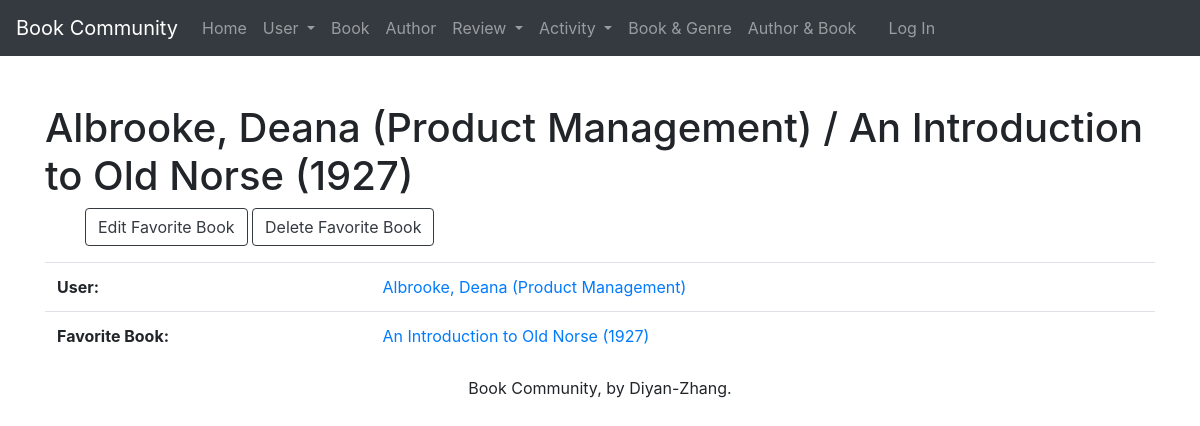
The page /favorite_book/8/ (signed in) on the database its author committed.
### webinfo/models.py (models this page shows, shortened)
class Like(models.Model):
    like_id = models.AutoField(primary_key=True)
    user = models.ForeignKey(SystemUser, related_name='likes', on_delete=models.PROTECT)
    book = models.ForeignKey(Book, related_name='likes', on_delete=models.PROTECT)
    def __str__(self):
        return '%s / %s' % (self.user, self.book)
    def get_update_url(self):
        return reverse('webinfo_like_update_urlpattern',
                       kwargs={'pk': self.pk}
                       )
    def get_delete_url(self):
        return reverse('webinfo_like_delete_urlpattern',
                       kwargs={'pk': self.pk}
                       )
    class Meta:
        ordering = ['user', 'book']
        constraints = [
            UniqueConstraint(fields=['user', 'book'],
                             name='unique_like')
        ]

class SystemUser(models.Model):
    systemuser_id = models.AutoField(primary_key=True)
    first_name = models.CharField(max_length=45)
    last_name = models.CharField(max_length=45)
    disambiguator = models.CharField(max_length=45, blank=True, default='')
    def __str__(self):
        result = ''
        if self.disambiguator == '':
            result = '%s, %s' % (self.last_name, self.first_name)
        else:
            result = '%s, %s (%s)' % (self.last_name, self.first_name, self.disambiguator)
        return result
    def get_absolute_url(self):
        return reverse('webinfo_user_detail_urlpattern',
                       kwargs={'pk': self.pk}
                       )
    class Meta:
        ordering = ['last_name', 'first_name', 'disambiguator']
        constraints = [
            UniqueConstraint(fields=['last_name', 'first_name', 'disambiguator'],
                             name='unique_systemuser')
        ]

class Book(models.Model):
    book_id = models.AutoField(primary_key=True)
    book_name = models.CharField(max_length=225)
    textbook_or_not = models.BooleanField(default=False)
    year = models.ForeignKey(Year, related_name='books', on_delete=models.PROTECT)
    publisher = models.ForeignKey(Publisher, related_name='books', on_delete=models.PROTECT)
    def __str__(self):
        return '%s (%s)' % (self.book_name, self.year.year)
    def get_absolute_url(self):
        return reverse('webinfo_book_detail_urlpattern',
                       kwargs={'pk': self.pk}
                       )
    class Meta:
        ordering = ['book_name', 'year', 'publisher']
        constraints = [
            UniqueConstraint(fields=['book_name', 'year', 'publisher'], name='unique_book')
        ]

class Year(models.Model):
    year_id = models.AutoField(primary_key=True)
    year = models.IntegerField(unique=True)
    class Meta:
        ordering = ['year']

### webinfo/views.py (the view)
class LikeDetail(LoginRequiredMixin, PermissionRequiredMixin, DetailView):
    model = Like
    permission_required = 'webinfo.view_like'
    def get_context_data(self, **kwargs):
        context = super(DetailView, self).get_context_data(**kwargs)
        like = self.get_object()
        user = like.user
        book = like.book
        context['user'] = user
        context['book'] = book
        return context

### webinfo/templates/webinfo/like_detail.html (shortened to what this page needs)
{% extends 'webinfo/base.html' %}
{% block content %}
    <h1 class="mt-5">{{ like }}</h1>
    <ul>
        {% if perms.webinfo.change_like %}
            <a href="{{ like.get_update_url }}" class="btn btn-outline-dark">
                Edit Favorite Book</a>
        {% endif %}
        {% if perms.webinfo.delete_like %}
            <a href="{{ like.get_delete_url }}" class="btn btn-outline-dark">
                Delete Favorite Book</a>
        {% endif %}
    </ul>
    <section>
        <p class="lead">
            <table class="table table-hover">
                <tbody>
                    <tr>
                        <th scope="row">User:</th>
                        <td><a href="{{ user.get_absolute_url }}">{{ user }}</a></td>
                    </tr>
                    <tr>
                        <th scope="row">Favorite Book:</th>
                        <td><a href="{{ book.get_absolute_url }}">{{ book }}</a></td>
                    </tr>
                </tbody>
            </table>
        </p>
    </section>
{% endblock %}

### rows shown on the page
Like: user+book "Albrooke, Deana (Product Management) / An Introduction to Old Norse (1927)"
SystemUser: disambiguator+last_name+first_name "Albrooke, Deana (Product Management)"
Book: book_name+year "An Introduction to Old Norse (1927)"
